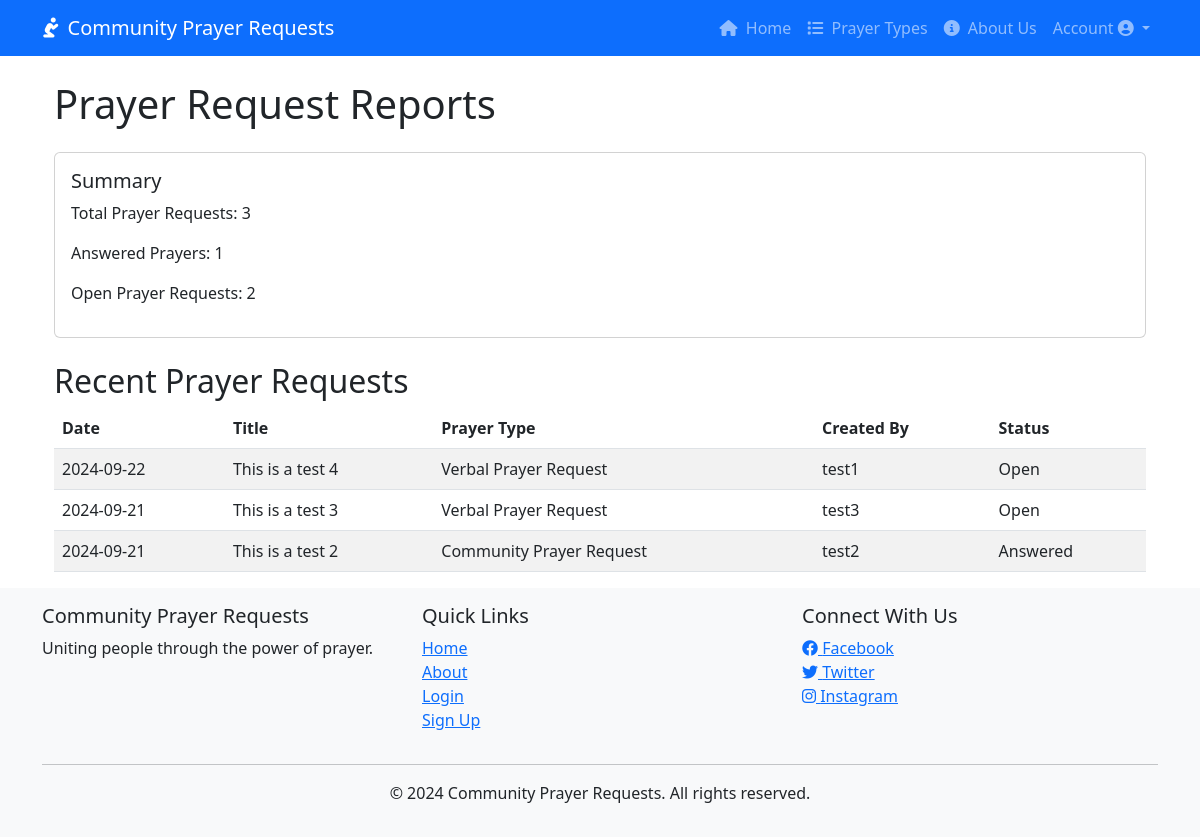
The app's page /report/, older data.
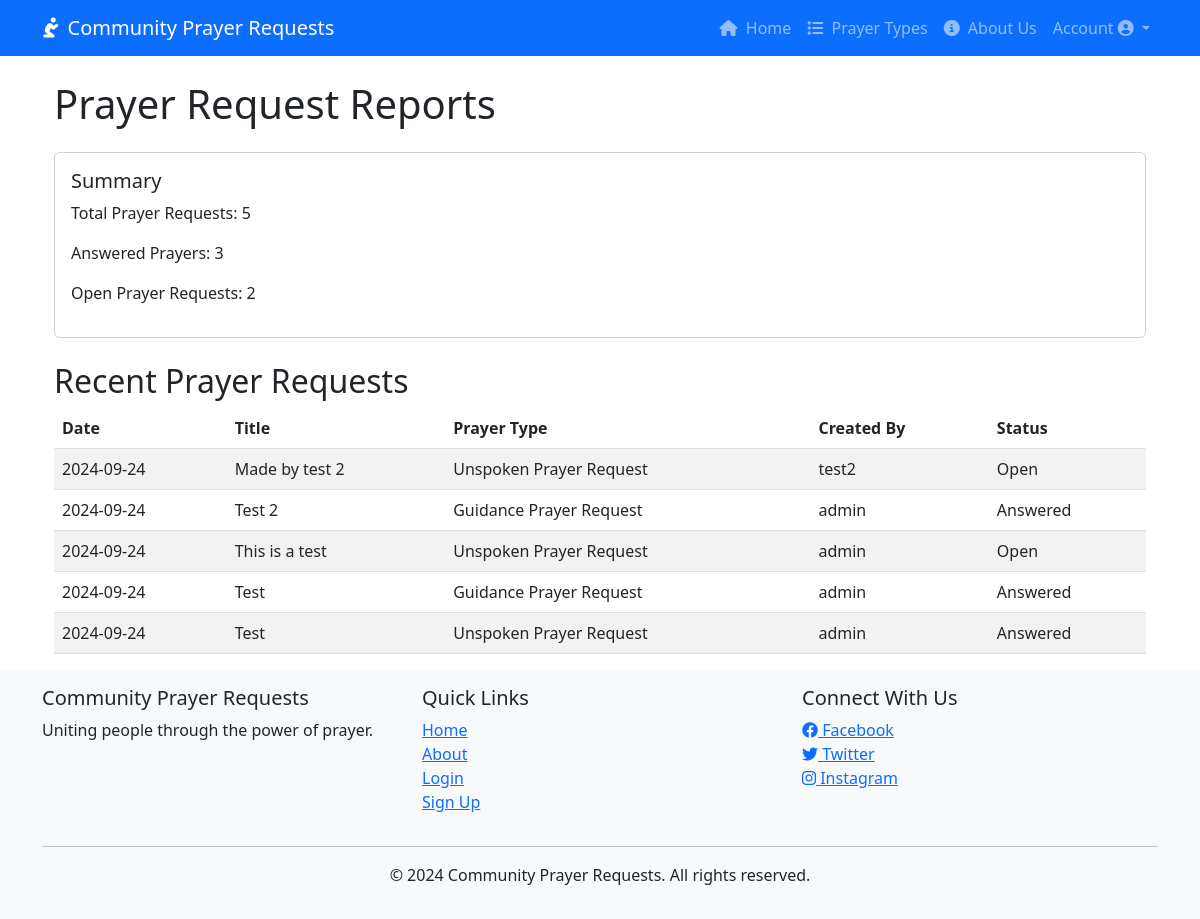
The same page, newer data.
### prayer_requests/models.py (models this page shows, shortened)
class PrayerRequest(models.Model):
    PRAYER_TYPES = [
        ('UNSPOKEN', 'Unspoken Prayer Request'),
        ('VERBAL', 'Verbal Prayer Request'),
        ('HEALTH', 'Health-related Prayer Request'),
        ('FAMILY', 'Family-related Prayer Request'),
        ('GUIDANCE', 'Guidance Prayer Request'),
        ('PRAISE', 'Praise Report/Thanksgiving'),
        ('COMMUNITY', 'Community Prayer Request'),
        ('SPIRITUAL', 'Spiritual Growth'),
    ]
    title = models.CharField(max_length=200)
    description = models.TextField()
    created_by = models.ForeignKey(User, on_delete=models.CASCADE)
    created_at = models.DateTimeField(auto_now_add=True)
    updated_at = models.DateTimeField(auto_now=True)
    prayer_type = models.CharField(max_length=20, choices=PRAYER_TYPES, default='VERBAL')
    is_answered = models.BooleanField(default=False)
    answered_at = models.DateTimeField(null=True, blank=True)
    class Meta:
        ordering = ['-created_at']

### prayer_requests/views.py (the view)
# urls.py: path('report/', views.report_view, name='prayer_request_report'),
def report_view(request):
    total_requests = PrayerRequest.objects.count()
    answered_prayers = PrayerRequest.objects.filter(is_answered=True).count()
    open_requests = PrayerRequest.objects.filter(is_answered=False).count()
    recent_requests = PrayerRequest.objects.order_by('-created_at')[:10]
    prayer_type_labels = [type[1] for type in PrayerRequest.PRAYER_TYPES]
    prayer_type_data = [PrayerRequest.objects.filter(prayer_type=type[0]).count() for type in PrayerRequest.PRAYER_TYPES]
    status_labels = ['Answered', 'Open']
    status_data = [answered_prayers, open_requests]
    context = {
        'total_requests': total_requests,
        'answered_prayers': answered_prayers,
        'open_requests': open_requests,
        'recent_requests': recent_requests,
        'prayer_type_labels': prayer_type_labels,
        'prayer_type_data': prayer_type_data,
        'status_labels': status_labels,
        'status_data': status_data,
    }
    return render(request, 'prayer_requests/report.html', context)

### prayer_requests/templates/prayer_requests/report.html (shortened to what this page needs)
{% extends 'prayer_requests/base.html' %}
{% load static %}
{% block content %}
<div class="container mt-4">
    <h1 class="mb-4">Prayer Request Reports</h1>
    <div class="row">
        <div class="col-md-12">
            <div class="card">
                <div class="card-body">
                    <h5 class="card-title">Summary</h5>
                    <p>Total Prayer Requests: {{ total_requests }}</p>
                    <p>Answered Prayers: {{ answered_prayers }}</p>
                    <p>Open Prayer Requests: {{ open_requests }}</p>
                </div>
            </div>
        </div>
    </div>
    <div class="row mt-4">
        <div class="col-md-12">
            <h2>Recent Prayer Requests</h2>
            <table class="table table-striped">
                <thead>
                    <tr>
                        <th>Date</th>
                        <th>Title</th>
                        <th>Prayer Type</th>
                        <th>Created By</th>
                        <th>Status</th>
                    </tr>
                </thead>
                <tbody>
                    {% for request in recent_requests %}
                    <tr>
                        <td>{{ request.created_at|date:"Y-m-d" }}</td>
                        <td>{{ request.title }}</td>
                        <td>{{ request.get_prayer_type_display }}</td>
                        <td>{{ request.created_by.username }}</td>
                        <td>{% if request.is_answered %}Answered{% else %}Open{% endif %}</td>
                    </tr>
                    {% empty %}
                    <tr>
                        <td colspan="4">No recent prayer requests found.</td>
                    </tr>
                    {% endfor %}
                </tbody>
            </table>
        </div>
    </div>
    {% endblock %}

### prayer_requests/templates/prayer_requests/base.html (shortened to what this page needs)
<!DOCTYPE html>
<html lang="en" class="h-100">
<head>
    {% load static %}
    <link href="https://cdn.jsdelivr.net/npm/bootstrap@5.3.0-alpha1/dist/css/bootstrap.min.css" rel="stylesheet">
    <link rel="stylesheet" href="https://cdnjs.cloudflare.com/ajax/libs/font-awesome/6.1.1/css/all.min.css">
</head>
<body class="d-flex flex-column h-100">
    <header>
        <nav class="navbar navbar-expand-lg navbar-dark bg-primary">
            <div class="container">
                <a class="navbar-brand" href="{% url 'home' %}">
                    <i class="fas fa-pray me-2"></i>Community Prayer Requests
                </a>
                <div class="collapse navbar-collapse" id="navbarNav">
                    <ul class="navbar-nav ms-auto">
                        <li class="nav-item">
                            <a class="nav-link" href="{% url 'home' %}"><i class="fas fa-home" aria-hidden="true"></i> <span class="ms-1">Home</span></a>
                        </li>
                        <li class="nav-item">
                            <a class="nav-link" href="{% url 'prayer_request_types' %}"><i class="fas fa-list" aria-hidden="true"></i> <span class="ms-1">Prayer Types</span></a>
                        </li>
                            <a class="nav-link" href="{% url 'about' %}"><i class="fas fa-info-circle" aria-hidden="true"></i> <span class="ms-1">About Us</span></a>
                        <li class="nav-item dropdown">
                            <a class="nav-link dropdown-toggle" href="#" id="navbarDropdown" role="button" data-bs-toggle="dropdown" aria-expanded="false">
                                Account <i class="fas fa-user-circle"></i>
                            </a>
                        </li>
                    </ul>
                </div>
            </div>
        </nav>
    </header>
    <main class="flex-shrink-0">
        <div class="container mt-4">
            {% block content %}
            {% endblock %}
        </div>
    </main>
    <footer class="footer mt-auto py-3 bg-light">
        <div class="container">
            <div class="row">
                <div class="col-md-4">
                    <h5>Community Prayer Requests</h5>
                    <p>Uniting people through the power of prayer.</p>
                </div>
                <div class="col-md-4">
                    <h5>Quick Links</h5>
                    <ul class="list-unstyled">
                        <li><a href="{% url 'home' %}">Home</a></li>
                        <li><a href="{% url 'about' %}">About</a></li>
                        {% if user.is_authenticated %}
                            <li><a href="{% url 'create_prayer_request' %}">Create Prayer Request</a></li>
                            <li><a href="{% url 'prayer_request_types' %}">Request Types</a></li>
                            <li><a href="{% url 'answered_prayers' %}">Answered Prayers</a></li>
                            <li><a href="{% url 'prayer_request_report' %}">Prayer Reports</a></li>
                        {% else %}
                            <li><a href="{% url 'login' %}">Login</a></li>
                            <li><a href="{% url 'signup' %}">Sign Up</a></li>
                        {% endif %}
                    </ul>
                </div>
                <div class="col-md-4">
                    <h5>Connect With Us</h5>
                    <ul class="list-unstyled">
                        <li><a href="#"><i class="fab fa-facebook"></i> Facebook</a></li>
                        <li><a href="#"><i class="fab fa-twitter"></i> Twitter</a></li>
                        <li><a href="#"><i class="fab fa-instagram"></i> Instagram</a></li>
                    </ul>
                </div>
            </div>
            <hr>
            <div class="text-center">
                <p>&copy; 2024 Community Prayer Requests. All rights reserved.</p>
            </div>
        </div>
    </footer>
</body>
</html>

### prayer_requests/templates/prayer_requests/base.html (style rules this page uses)
body { display: flex; flex-direction: column; min-height: 100vh; }
main { flex: 1 0 auto; }
.footer { flex-shrink: 0; }

Row changes from the older to the newer data that the page shows:
removed PrayerRequest: created_at "2024-09-22", title "This is a test 4", prayer_type "Verbal Prayer Request", created_by.username "test1", is_answered "Open"
removed PrayerRequest: created_at "2024-09-21", title "This is a test 3", prayer_type "Verbal Prayer Request", created_by.username "test3", is_answered "Open"
removed PrayerRequest: created_at "2024-09-21", title "This is a test 2", prayer_type "Community Prayer Request", created_by.username "test2", is_answered "Answered"
added PrayerRequest: created_at "2024-09-24", title "Made by test 2", prayer_type "Unspoken Prayer Request", created_by.username "test2", is_answered "Open"
added PrayerRequest: created_at "2024-09-24", title "Test 2", prayer_type "Guidance Prayer Request", created_by.username "admin", is_answered "Answered"
added PrayerRequest: created_at "2024-09-24", title "This is a test", prayer_type "Unspoken Prayer Request", created_by.username "admin", is_answered "Open"
added PrayerRequest: created_at "2024-09-24", title "Test", prayer_type "Guidance Prayer Request", created_by.username "admin", is_answered "Answered"
added PrayerRequest: created_at "2024-09-24", title "Test", prayer_type "Unspoken Prayer Request", created_by.username "admin", is_answered "Answered"
Text that changed along with them:
{{ total_requests }}: "3" → "5"
{{ answered_prayers }}: "1" → "3"
